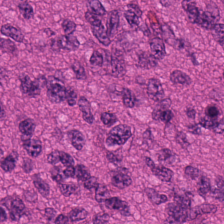
#> input picture Tumor patch extraction/src/ref_image/target_reference_clean.png, 224 x 224 px
$ python -i strategy.py   (imports and definitions only)
#> lines starting #> are read from the running program, lines starting #| are printed output that depends on the picture
from __future__ import annotations

from typing import Any

import numpy as np


def _vec3_from_cfg(cfg: dict[str, Any], key: str, default: tuple[float, float, float]) -> np.ndarray:
    raw = cfg.get(key, default)
    try:
        arr = np.asarray(raw, dtype=np.float32).reshape(-1)
        if arr.size != 3 or np.any(~np.isfinite(arr)):
            raise ValueError("bad vec")
        return arr
    except Exception:
        return np.asarray(default, dtype=np.float32)


def _unit(v: np.ndarray, *, abs_value: bool = False) -> np.ndarray:
    vv = np.asarray(v, dtype=np.float32).reshape(3)
    if abs_value:
        vv = np.abs(vv)
    n = float(np.linalg.norm(vv))
    if n <= 1e-8:
        return vv.astype(np.float32)
    return (vv / n).astype(np.float32)


def _cosine(a: np.ndarray, b: np.ndarray) -> float:
    aa = _unit(a)
    bb = _unit(b)
    den = float(np.linalg.norm(aa) * np.linalg.norm(bb))
    if den <= 1e-8:
        return -1.0
    return float(np.dot(aa, bb) / den)


def black_canvas_mask(rgb: np.ndarray, cfg: dict[str, Any] | None = None) -> np.ndarray:
    import cv2

    cfg = cfg or {}
    gray = cv2.cvtColor(rgb, cv2.COLOR_RGB2GRAY)
    black_gray = int(cfg.get("black_canvas_gray_max", 8))
    black_rgb = int(cfg.get("black_canvas_rgb_max", 12))
    return (gray <= black_gray) | (
        (rgb[:, :, 0] <= black_rgb) & (rgb[:, :, 1] <= black_rgb) & (rgb[:, :, 2] <= black_rgb)
    )


# [40 lines left out: functions non_black_bbox_fraction, infer_sparse_canvas_mode, not called in this run]


def resolve_stain_vectors(
    rgb: np.ndarray,
    cfg: dict[str, Any] | None = None,
) -> dict[str, Any]:
    """
    Resolve H/E/R stain vectors for a slide thumbnail.
    - When dynamic estimation is enabled, estimate vectors from thumbnail OD space.
    - On instability/low signal, safely fall back to configured/default vectors.
    """
    import cv2

    cfg = cfg or {}
    h_default = _unit(_vec3_from_cfg(cfg, "stain_vector_h", (0.651, 0.701, 0.290)), abs_value=True)
    e_default = _unit(_vec3_from_cfg(cfg, "stain_vector_e", (0.216, 0.801, 0.558)), abs_value=True)
    r_default = _unit(_vec3_from_cfg(cfg, "stain_vector_r", (0.316, -0.598, 0.737)))

    # [19 lines left out: function _result, not called in this run]

    if bool(cfg.get("stain_vector_fixed", False)):
        return _result("fixed", "fixed_cfg", 0, 0.0)

    if not bool(cfg.get("dynamic_stain_vectors_enabled", True)):
        return _result("static", "dynamic_disabled", 0, 0.0)

    if rgb.ndim != 3 or rgb.shape[2] != 3:
        return _result("fallback", "bad_image", 0, 0.0)

    gray = cv2.cvtColor(rgb, cv2.COLOR_RGB2GRAY)
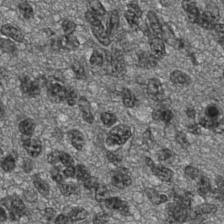
#> gray: shape (224, 224); min 24, max 218, mean 114.6
    hsv = cv2.cvtColor(rgb, cv2.COLOR_RGB2HSV)
#> hsv: shape (224, 224, 3); mean H, S, V 155.7, 136.3, 170.3
    black = black_canvas_mask(rgb, cfg=cfg)
#> in black_canvas_mask, `return (gray <= black_gray) | ( (rgb[:, :, 0] <= black_rgb) & (rgb[:, ..`: returned value: shape (224, 224) bool; every value is 0

    od = -np.log(np.clip(rgb.astype(np.float32) / 255.0, 1e-6, 1.0))
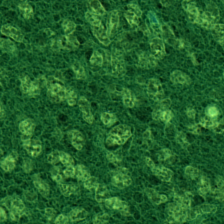
#> od: shape (224, 224, 3) float32; mean R, G, B 0.444, 1.2, 0.547; drawn with min black and max white
    od_sum = od.sum(axis=2)
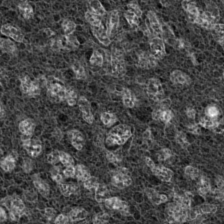
#> od_sum: shape (224, 224) float32; min 0.371, max 6.47, mean 2.19; drawn with min black and max white

    od_min = float(cfg.get("stain_estimation_od_min", 0.12))
    gray_max = int(cfg.get("stain_estimation_gray_max", 245))
    sat_min = int(cfg.get("stain_estimation_sat_min", 6))
    valid = (~black) & (gray <= gray_max) & ((od_sum >= od_min) | (hsv[:, :, 1] >= sat_min))
#> valid: shape (224, 224) bool; every value is 1
    valid_frac = float(valid.mean())
#> valid_frac = 1

    min_pixels = int(cfg.get("stain_estimation_min_pixels", 1200))
    n_pix = int(valid.sum())
#> n_pix = 50176
    if n_pix < min_pixels:
        return _result("fallback", "too_few_pixels", n_pix, valid_frac)

    px = od[valid].reshape(-1, 3).astype(np.float32)
    sample_max = int(cfg.get("stain_estimation_sample_max", 60000))
    if px.shape[0] > sample_max:
        idx = np.linspace(0, px.shape[0] - 1, num=sample_max, dtype=np.int64)
        px = px[idx]

    norms = np.linalg.norm(px, axis=1)
    good = norms > 1e-8
    if int(good.sum()) < min_pixels:
        return _result("fallback", "too_few_nonzero_od", int(good.sum()), valid_frac)
    px_u = px[good] / norms[good][:, None]

    cov = np.cov(px_u, rowvar=False)
#> cov = [[0.00676, -0.0018, -0.0012], [-0.0018, 0.000595, 0.000115], [-0.0012, 0.000115, 0.000711]]
    if cov.shape != (3, 3) or np.any(~np.isfinite(cov)):
        return _result("fallback", "cov_invalid", int(px_u.shape[0]), valid_frac)
    eigvals, eigvecs = np.linalg.eigh(cov)
#> eigvals = [2.26e-05, 0.000585, 0.00746]; eigvecs = [[0.302, 0.0555, -0.952], [0.874, -0.415, 0.253], [0.381, 0.908, 0.174]]
    order = np.argsort(eigvals)
#> order = [0, 1, 2]
    second = int(order[-2])
#> second = 1
    first = int(order[-1])
#> first = 2
    if float(eigvals[second]) <= 1e-8:
        return _result("fallback", "cov_rank_low", int(px_u.shape[0]), valid_frac)

    basis = eigvecs[:, [second, first]].astype(np.float32)  # (3,2)
#> basis = [[0.0555, -0.952], [-0.415, 0.253], [0.908, 0.174]]
    proj = px_u @ basis
#> proj = 50176 pairs, first value -0.122 to 0.219, second value -0.288 to 0.239
    angles = np.arctan2(proj[:, 1], proj[:, 0])
    if angles.size < min_pixels:
        return _result("fallback", "angle_samples_low", int(angles.size), valid_frac)

    p_low = float(cfg.get("stain_estimation_angle_pct_low", 1.0))
    p_high = float(cfg.get("stain_estimation_angle_pct_high", 99.0))
    p_low = max(0.0, min(100.0, p_low))
    p_high = max(0.0, min(100.0, p_high))
    if p_high <= p_low:
        p_low, p_high = 1.0, 99.0

    a_low = float(np.percentile(angles, p_low))
#> a_low = -2.44
    a_high = float(np.percentile(angles, p_high))
#> a_high = 2.49
    v1 = basis @ np.array([np.cos(a_low), np.sin(a_low)], dtype=np.float32)
#> v1 = [0.568, 0.156, -0.808]
    v2 = basis @ np.array([np.cos(a_high), np.sin(a_high)], dtype=np.float32)
#> v2 = [-0.622, 0.483, -0.616]

    v1 = _unit(v1, abs_value=True)
#> v1 = [0.568, 0.156, 0.808]
    v2 = _unit(v2, abs_value=True)
#> v2 = [0.622, 0.483, 0.616]
    score_12 = _cosine(v1, h_default) + _cosine(v2, e_default)
#> in _cosine, `aa = _unit(a)`: aa = [0.568, 0.156, 0.808]
#> in _cosine, `den = float(np.linalg.norm(aa) * np.linalg.norm(bb))`: den = 1
#> score_12 = 1.58
    score_21 = _cosine(v2, h_default) + _cosine(v1, e_default)
#> score_21 = 1.62
    if score_21 > score_12:
        h_vec, e_vec = v2, v1
#> h_vec = [0.622, 0.483, 0.616]; e_vec = [0.568, 0.156, 0.808]
        pair_score = float(score_21)
#> pair_score = 1.62
    else:
        h_vec, e_vec = v1, v2
        pair_score = float(score_12)

    he_dot = float(abs(np.dot(_unit(h_vec), _unit(e_vec))))
#> he_dot = 0.927
    max_he_dot = float(cfg.get("stain_estimation_max_he_dot", 0.985))
    min_pair_score = float(cfg.get("stain_estimation_min_pair_score", 1.20))
    if (he_dot >= max_he_dot) or (pair_score < min_pair_score):
        return _result(
            "fallback",
            "he_unstable",
            int(px_u.shape[0]),
            valid_frac,
            pair_score=pair_score,
            he_dot=he_dot,
        )

    r_vec = np.cross(h_vec, e_vec).astype(np.float32)
#> r_vec = [0.294, -0.153, -0.178]
    if float(np.linalg.norm(r_vec)) <= 1e-8:
        r_vec = r_default.copy()
    else:
        r_vec = _unit(r_vec, abs_value=False)
#> r_vec = [0.783, -0.406, -0.472]
        if _cosine(r_vec, r_default) < 0.0:
            r_vec = (-r_vec).astype(np.float32)

    return {
        "stain_vector_h": h_vec.astype(np.float32),
        "stain_vector_e": e_vec.astype(np.float32),
        "stain_vector_r": r_vec.astype(np.float32),
        "stain_vector_source": "estimated",
        "stain_estimation_reason": "ok",
        "stain_estimation_pixels": int(px_u.shape[0]),
        "stain_estimation_valid_frac": float(valid_frac),
        "stain_estimation_pair_score": float(pair_score),
        "stain_estimation_he_dot": float(he_dot),
    }


# [39 lines left out: functions estimate_white_leak_fraction, retry_acceptance, not called in this run]

>>> import cv2
>>> picture = cv2.cvtColor(cv2.imread('../../../Tumor patch extraction/src/ref_image/target_reference_clean.png'), cv2.COLOR_BGR2RGB)
>>> result = resolve_stain_vectors(picture)
#> result = 9 items
